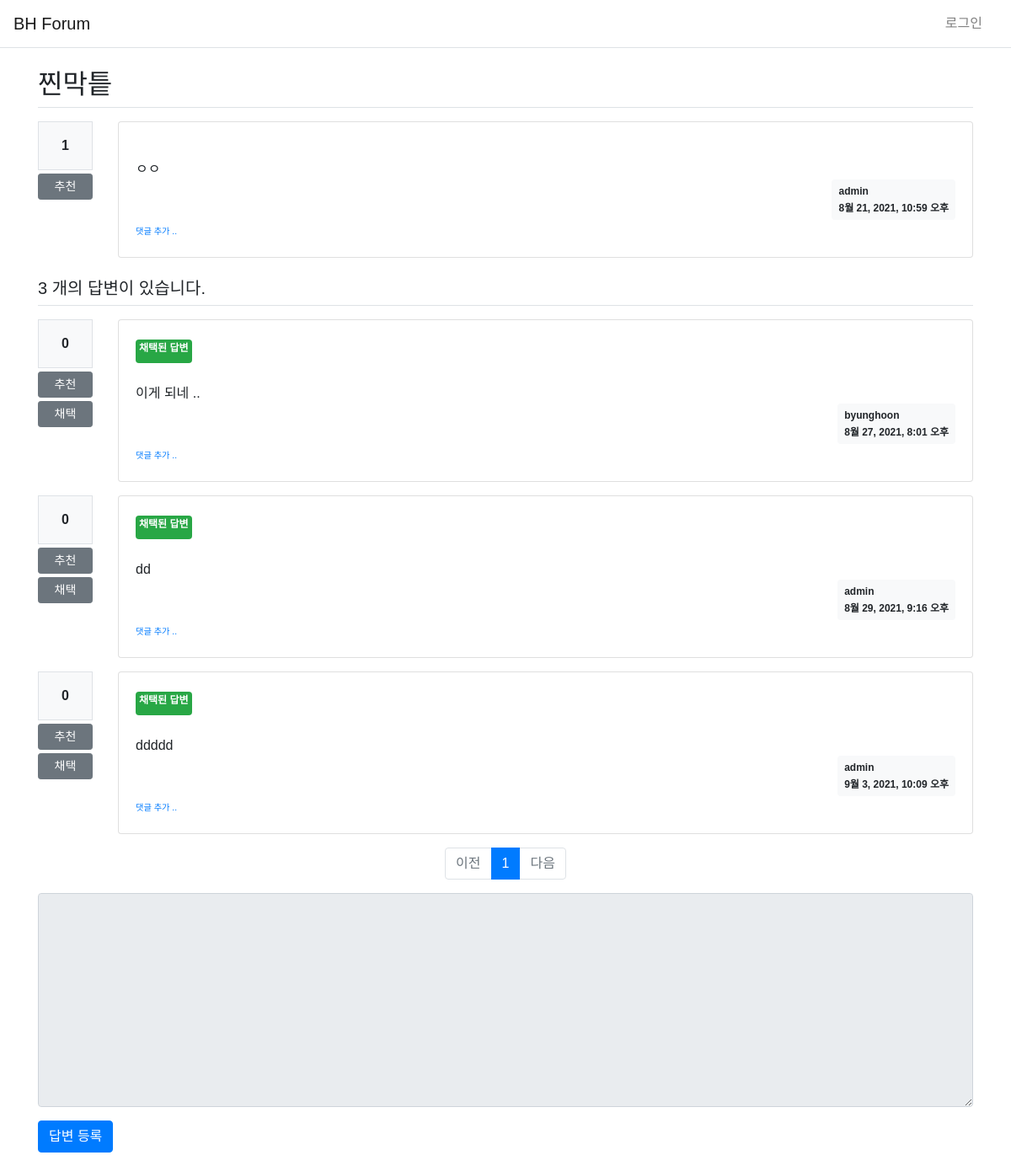
Before: /pybo/306/ with the older database file.
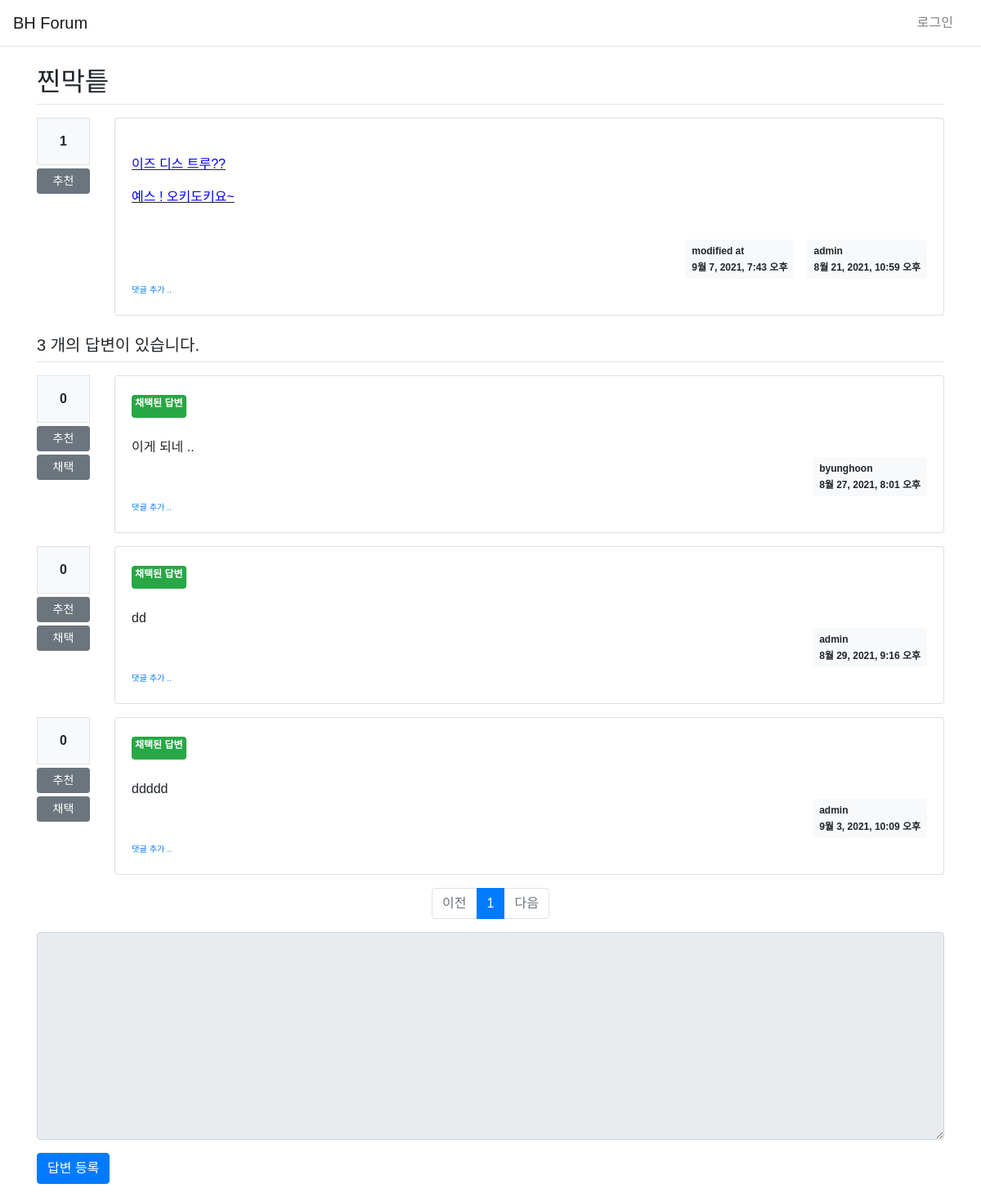
After: the same page with the newer database file.
### pybo/models.py (models this page shows, shortened)
class Question(models.Model):
    author = models.ForeignKey(User, on_delete=models.CASCADE, related_name='author_question')
    subject = models.CharField(max_length = 200)
    modify_date = models.DateTimeField(null=True, blank=True)
    content = models.TextField()
    create_date = models.DateTimeField()
    voter = models.ManyToManyField(User, related_name='voter_question')
    image = models.ImageField(blank=True, upload_to='Question_media')
    hits = models.IntegerField(default=0)

### pybo/views/base_views.py (the view)
# urls.py: path('<int:question_id>/', base_views.detail, name='detail'),
def detail(request, question_id):
    question = get_object_or_404(Question, pk=question_id)
    answer_page_id = request.GET.get('page', '1')
    question.hits += 1
    question.save()
    paginator = Paginator(Answer.objects.filter(question=question), 3)
    page_obj = paginator.get_page(answer_page_id)
    context = {'question': question, 'answer_list': page_obj}
    return render(request, 'pybo/question_detail.html', context)

### templates/pybo/question_detail.html (shortened to what the changed rows need)
{% extends 'base.html' %}
{% block content %}
<div class="container my-3">
    <h2 class="border-bottom py-2"> {{ question.subject }} </h2>
    <div class="row my-3">
        <div class="col-1">
            <div class="bg-light text-center p-3 border font-weight-bolder mb-1">
                {{ question.voter.count }}
            </div>
            <a href="#" data-uri="{% url 'pybo:vote_question' question.id %}"
               class="recommend btn btn-sm btn-secondary btn-block my-1">추천</a>
        </div>
        <div class="col-11">
            <div class="card">
                <div class="card-body">
                    <div class="card-text" style="white-space: pre-line;">
                        {{question.content|safe}}
                    </div>
                    <div class="d-flex justify-content-end">
                        {% if question.modify_date %}
                        <div class="badge badge-light p-2 text-left mx-3">
                            <div class="mb-2">modified at</div>
                            <div>{{ question.modify_date }}</div>
                        </div>
                        {% endif %}
                        <div class="badge badge-light p-2 text-left">
                            <div class="mb-2">{{ question.author.username }}</div>
                            <div>{{question.create_date}}</div>
                        </div>
                    </div>
                    <div>
                        <a href="{% url 'pybo:comment_create_question' question.id %}" class="small">
                        </a>
                    </div>
                </div>
            </div>
        </div>
    </div>
    <h5 class="border-bottom my-3 py-2">
        {{question.answer_set.count}} 개의 답변이 있습니다.
    </h5>
    {% for answer in answer_list.object_list %}
    <div class="row my-3">
        <div class="col-1">
        </div>
        <div class="col-11">
        </div>
    </div>
    {% endfor %}
    <ul class="pagination justify-content-center">
        {% if answer_list.has_previous %}
            <li class="page-item">
                <a class="page-link" href="?page={{answer_list.previous_page_number}}">이전</a>
            </li>
        {% else %}
            <li class="page-item disabled">
            </li>
        {% endif %}
        {% for page_number in answer_list.paginator.page_range %}
        {% if page_number >= answer_list.number|add:-3 and page_number <= answer_list.number|add:3 %}
            {% if page_number == answer_list.number %}
            <li class="page-item active" aria-current="page">
            </li>
            {% else %}
            <li class="page-item">
                <a class="page-link" href="?page={{page_number}}">
                    {{ page_number }}
                </a>
            </li>
            {% endif %}
        {% endif %}
        {% endfor %}
        {% if question_list.has_next %}
        <li class="page-item">
            <a class="page-link" href="?page={{ answer_list.next_page_number }}">다음</a>
        </li>
        {% else %}
        <li class="page-item disabled">
        </li>
        {% endif %}
    </ul>
    <form action="{% url 'pybo:answer_create' question.id %}" method = "post" class="my-3">
        <div class="form-group">
        </div>
        <input type="submit" value="답변 등록" class="btn btn-primary">
    </form>
</div>
{% endblock %}

Changed rows visible on the page:
changed Question "찐막틑": content "ㅇㅇ" → "이즈 디스 트루?? 예스 ! 오키도키요~"; modify_date (not shown) → "9월 7, 2021, 7:43 오후"
Other visible differences:
text now shown: "modified at"
